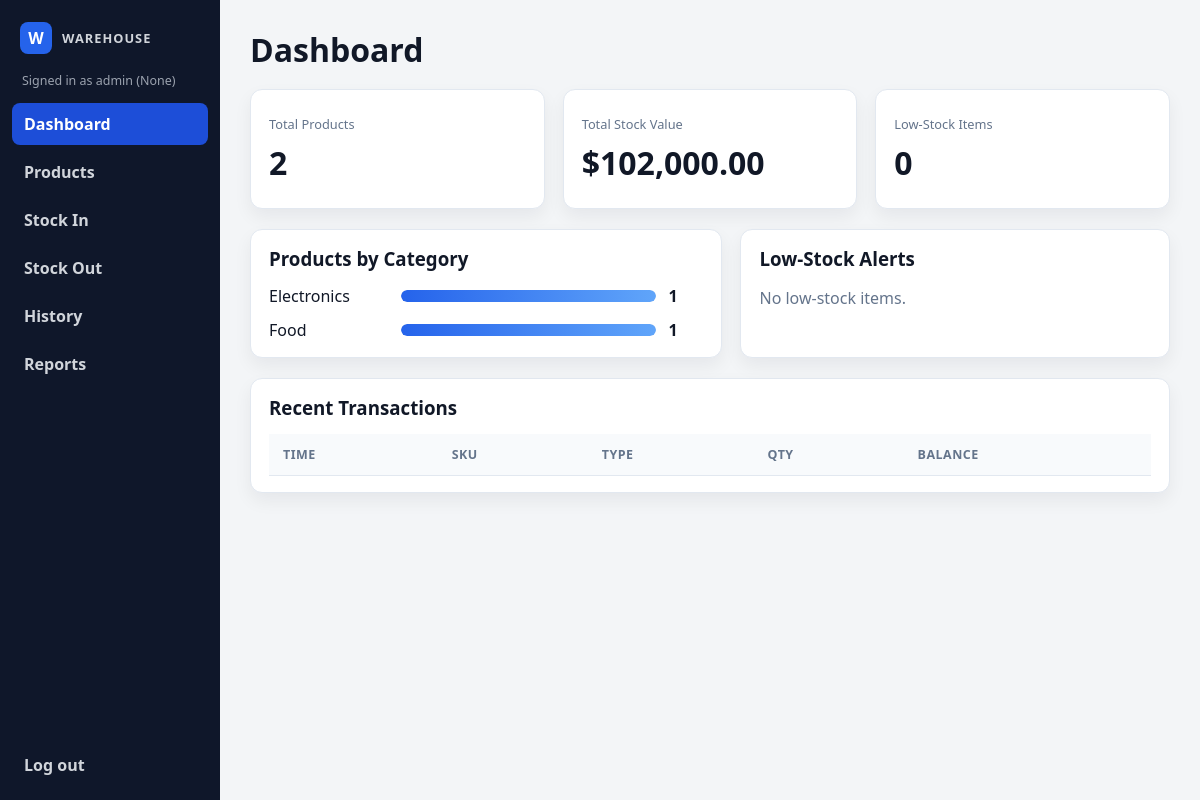
/dashboard (signed in), run on an earlier commit of the app's database.
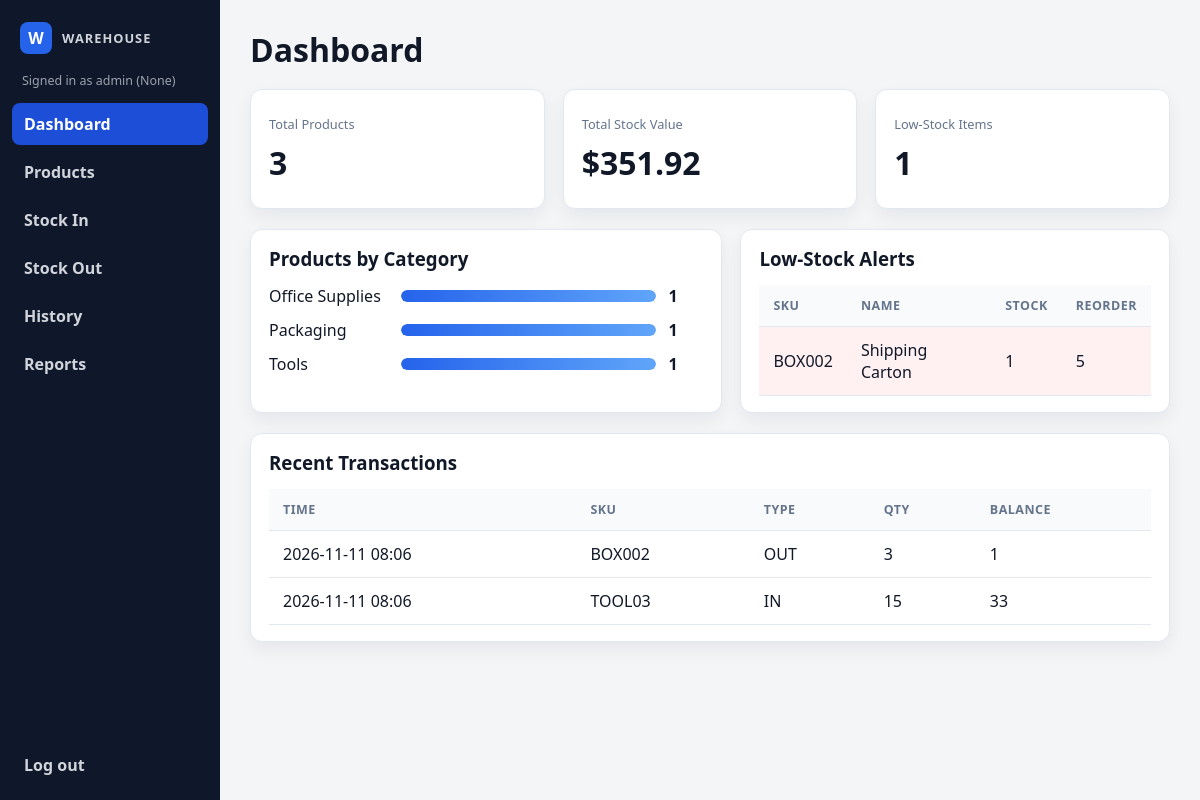
And on a later commit of the database.
### tables this page shows
CREATE TABLE products (
                    id INTEGER PRIMARY KEY AUTOINCREMENT,
                    sku TEXT NOT NULL COLLATE NOCASE UNIQUE,
                    name TEXT NOT NULL,
                    category TEXT NOT NULL,
                    unit TEXT NOT NULL,
                    unit_price REAL NOT NULL CHECK (unit_price >= 0),
                    quantity INTEGER NOT NULL CHECK (quantity >= 0),
                    reorder_level INTEGER NOT NULL CHECK (reorder_level >= 0),
                    supplier TEXT NOT NULL DEFAULT '',
                    location TEXT NOT NULL DEFAULT ''
                );

CREATE TABLE transactions (
                    id INTEGER PRIMARY KEY AUTOINCREMENT,
                    product_id INTEGER,
                    sku TEXT NOT NULL,
                    product_name TEXT NOT NULL,
                    type TEXT NOT NULL CHECK (type IN ('IN', 'OUT')),
                    quantity INTEGER NOT NULL CHECK (quantity > 0),
                    note TEXT NOT NULL DEFAULT '',
                    balance INTEGER NOT NULL CHECK (balance >= 0),
                    timestamp TEXT NOT NULL DEFAULT CURRENT_TIMESTAMP
                );

### warehouse/web_app.py (the view)
    @app.route("/dashboard")
    @login_required
    def dashboard():
        total_products, stock_value, low_stock_count = db.dashboard_stats()
        categories = {}
        for product in db.list_products():
            categories[product.category] = categories.get(product.category, 0) + 1
        return render_template(
            "dashboard.html",
            total_products=total_products,
            stock_value=stock_value,
            low_stock_count=low_stock_count,
            category_totals=categories,
            low_products=db.list_products(low_stock=True),
            recent_transactions=db.list_transactions(limit=12),
            page_title="Dashboard",
        )

### warehouse/db.py (called while the page is built)
    def connect(self) -> sqlite3.Connection:
        connection = sqlite3.connect(self.path, timeout=10)
        connection.row_factory = sqlite3.Row
        connection.execute("PRAGMA foreign_keys = ON")
        return connection

    @contextmanager
    def _connection(self) -> Iterator[sqlite3.Connection]:
        connection = self.connect()
        try:
            with connection:
                yield connection
        finally:
            connection.close()

    @staticmethod
    def _product(row: sqlite3.Row) -> Product:
        return Product(
            id=row["id"],
            sku=row["sku"],
            name=row["name"],
            category=row["category"],
            unit=row["unit"],
            unit_price=row["unit_price"],
            quantity=row["quantity"],
            reorder_level=row["reorder_level"],
            supplier=row["supplier"],
            location=row["location"],
        )

    @staticmethod
    def _transaction(row: sqlite3.Row) -> Transaction:
        from datetime import datetime
        return Transaction(
            id=row["id"],
            sku=row["sku"],
            product_name=row["product_name"],
            type=row["type"],
            quantity=row["quantity"],
            note=row["note"],
            balance=row["balance"],
            timestamp=datetime.fromisoformat(row["timestamp"]),
        )

    def list_products(
        self, search: str = "", low_stock: bool = False, category: str = ""
    ) -> list[Product]:
        sql = "SELECT * FROM products WHERE 1 = 1"
        params: list[object] = []
        if search.strip():
            term = f"%{search.strip()}%"
            sql += " AND (sku LIKE ? OR name LIKE ? OR category LIKE ?)"
            params.extend((term, term, term))
        if low_stock:
            sql += " AND quantity <= reorder_level"
        if category.strip():
            sql += " AND category = ?"
            params.append(category.strip())
        sql += " ORDER BY name COLLATE NOCASE"
        with self._connection() as connection:
            rows = connection.execute(sql, params).fetchall()
        return [self._product(row) for row in rows]

### warehouse/templates/dashboard.html
{% extends 'base.html' %}
{% block content %}
  <div class="page-header">
    <h1>Dashboard</h1>
  </div>
  <div class="metric-grid">
    <div class="metric-card">
      <div class="metric-label">Total Products</div>
      <div class="metric-value">{{ total_products }}</div>
    </div>
    <div class="metric-card">
      <div class="metric-label">Total Stock Value</div>
      <div class="metric-value">${{ '{:,.2f}'.format(stock_value) }}</div>
    </div>
    <div class="metric-card">
      <div class="metric-label">Low-Stock Items</div>
      <div class="metric-value">{{ low_stock_count }}</div>
    </div>
  </div>
  <div class="dashboard-panels">
    <div class="panel card">
      <h3>Products by Category</h3>
      <div class="chart-block">
        {% for category, count in category_totals.items() %}
          <div class="bar-row">
            <span>{{ category }}</span>
            <div class="bar-track">
              <div class="bar-fill" style="width: {{ (count / (category_totals.values()|list|max if category_totals else 1)) * 100 }}%"></div>
            </div>
            <strong>{{ count }}</strong>
          </div>
        {% else %}
          <p class="muted">No products available.</p>
        {% endfor %}
      </div>
    </div>
    <div class="panel card">
      <h3>Low-Stock Alerts</h3>
      {% if low_products %}
        <table>
          <thead>
            <tr>
              <th>SKU</th>
              <th>Name</th>
              <th>Stock</th>
              <th>Reorder</th>
            </tr>
          </thead>
          <tbody>
            {% for product in low_products %}
              <tr class="alert-row">
                <td>{{ product.sku }}</td>
                <td>{{ product.name }}</td>
                <td>{{ product.quantity }}</td>
                <td>{{ product.reorder_level }}</td>
              </tr>
            {% endfor %}
          </tbody>
        </table>
      {% else %}
        <p class="muted">No low-stock items.</p>
      {% endif %}
    </div>
  </div>
  <div class="panel card recent-panel">
    <h3>Recent Transactions</h3>
    <table>
      <thead>
        <tr>
          <th>Time</th>
          <th>SKU</th>
          <th>Type</th>
          <th>Qty</th>
          <th>Balance</th>
        </tr>
      </thead>
      <tbody>
        {% for txn in recent_transactions %}
          <tr>
            <td>{{ txn.timestamp.strftime('%Y-%m-%d %H:%M') }}</td>
            <td>{{ txn.sku }}</td>
            <td>{{ txn.type }}</td>
            <td>{{ txn.quantity }}</td>
            <td>{{ txn.balance }}</td>
          </tr>
        {% endfor %}
      </tbody>
    </table>
  </div>
{% endblock %}

### warehouse/templates/base.html (shortened to what this page needs)
<!doctype html>
<html lang="en">
  <head>
    <link rel="stylesheet" href="{{ url_for('static', filename='styles.css') }}">
  </head>
  <body>
    {% if current_user %}
      <div class="app-shell">
        <aside class="sidebar">
          <div class="brand-block">
            <div class="brand-mark">W</div>
            <div class="brand-name">WAREHOUSE</div>
          </div>
          <div class="user-line">Signed in as {{ current_user.username }} ({{ current_user.role }})</div>
          <nav class="nav">
            <a href="{{ url_for('dashboard') }}" class="nav-link {% if request.path == url_for('dashboard') %}active{% endif %}">Dashboard</a>
            <a href="{{ url_for('products') }}" class="nav-link {% if '/products' in request.path %}active{% endif %}">Products</a>
            <a href="{{ url_for('stock_in') }}" class="nav-link {% if '/stock-in' in request.path %}active{% endif %}">Stock In</a>
            <a href="{{ url_for('stock_out') }}" class="nav-link {% if '/stock-out' in request.path %}active{% endif %}">Stock Out</a>
            <a href="{{ url_for('history') }}" class="nav-link {% if request.path == url_for('history') %}active{% endif %}">History</a>
            <a href="{{ url_for('reports_page') }}" class="nav-link {% if request.path == url_for('reports_page') %}active{% endif %}">Reports</a>
          </nav>
          <div class="sidebar-spacer"></div>
          <a href="{{ url_for('logout') }}" class="logout-link">Log out</a>
        </aside>
        <main class="content">
          {% block content %}{% endblock %}
        </main>
      </div>
    {% else %}
      {% block unauthenticated %}{% endblock %}
    {% endif %}
  </body>
</html>

### warehouse/static/styles.css (style rules this page uses)
:root { --bg: #f3f5f7; --sidebar-bg: #0f172a; --sidebar-text: #d1d5db; --brand: #2563eb; --card: #ffffff; --muted: #64748b; --border: #e2e8f0; --text: #111827; --danger: #ef4444; --danger-soft: #fee2e2; --warning: #f59e0b; --success: #10b981; --shadow: 0 8px 18px rgba(15, 23, 42, 0.06); }
* { box-sizing: border-box; }
body { margin: 0; font-family: "Segoe UI", Tahoma, sans-serif; background: var(--bg); color: var(--text); }
.app-shell { display: flex; min-height: 100vh; }
.sidebar { width: 220px; background: var(--sidebar-bg); color: var(--sidebar-text); padding: 18px 12px 14px; display: flex; flex-direction: column; }
.brand-block { display: flex; align-items: center; gap: 10px; padding: 4px 8px 18px; }
.brand-mark { width: 32px; height: 32px; background: var(--brand); border-radius: 8px; display: flex; align-items: center; justify-content: center; color: white; font-weight: 700; }
.brand-name { font-size: 0.8rem; letter-spacing: 0.08em; font-weight: 700; }
.user-line { color: #9ca3af; font-size: 0.78rem; padding: 0 10px 14px; }
.nav { display: flex; flex-direction: column; gap: 6px; }
.nav-link, .logout-link { text-decoration: none; color: var(--sidebar-text); background: transparent; border-radius: 8px; padding: 10px 12px; font-weight: 600; }
.nav-link.active, .nav-link:hover { background: #1d4ed8; color: white; }
.sidebar-spacer { flex: 1; }
.content { flex: 1; padding: 28px 30px; }
.page-header { display: flex; align-items: center; justify-content: space-between; margin-bottom: 18px; }
.page-header h1 { margin: 0; font-size: 2rem; }
.metric-grid { display: grid; grid-template-columns: repeat(3, minmax(180px, 1fr)); gap: 18px; margin-bottom: 20px; }
.metric-card, .card, .panel { background: var(--card); border: 1px solid var(--border); border-radius: 12px; box-shadow: var(--shadow); }
.metric-card { padding: 20px 18px; min-height: 120px; display: flex; flex-direction: column; justify-content: center; }
.metric-label { color: var(--muted); font-size: 0.8rem; margin-bottom: 8px; }
.metric-value { font-size: 2rem; font-weight: 700; }
.dashboard-panels { display: grid; grid-template-columns: 1.1fr 1fr; gap: 18px; margin-bottom: 20px; }
.panel { padding: 16px 18px; }
.panel h3 { margin-top: 0; margin-bottom: 14px; }
.chart-block { display: flex; flex-direction: column; gap: 12px; }
.bar-row { display: grid; grid-template-columns: 120px 1fr 35px; gap: 12px; align-items: center; }
.bar-track { height: 12px; background: #e2e8f0; border-radius: 999px; overflow: hidden; }
.bar-fill { height: 100%; background: linear-gradient(90deg, #2563eb, #60a5fa); border-radius: 999px; }
table { width: 100%; border-collapse: collapse; }
th, td { text-align: left; padding: 12px 14px; border-bottom: 1px solid var(--border); }
th { background: #f8fafc; font-size: 0.78rem; letter-spacing: 0.04em; text-transform: uppercase; color: var(--muted); }
tr.alert-row { background: #fff1f2; }

What changed in the data, as far as the page shows it:
removed products: category "Electronics", count "1", shown under "Products by Category"
removed products: category "Food", id "1", shown under "Products by Category"
added products: category "Office Supplies", count "1", shown under "Products by Category"
added products: category "Packaging", quantity "1", sku "BOX002", name "Shipping Carton", reorder_level "5"
added products: category "Tools", count "1", shown under "Products by Category"
added transactions: timestamp "2026-11-11 08:06", sku "BOX002", type "OUT", quantity "3", balance "1"
added transactions: timestamp "2026-11-11 08:06", sku "TOOL03", type "IN", quantity "15", balance "33"
Also different on the page:
{{ total_products }}: "2" → "3"
{{ '{:,.2f}'.format(stock_value) }}: "102,000.00" → "351.92"
{{ low_stock_count }}: "0" → "1"
text no longer shown: "No low-stock items."
text now shown: "SKU NAME STOCK REORDER"
